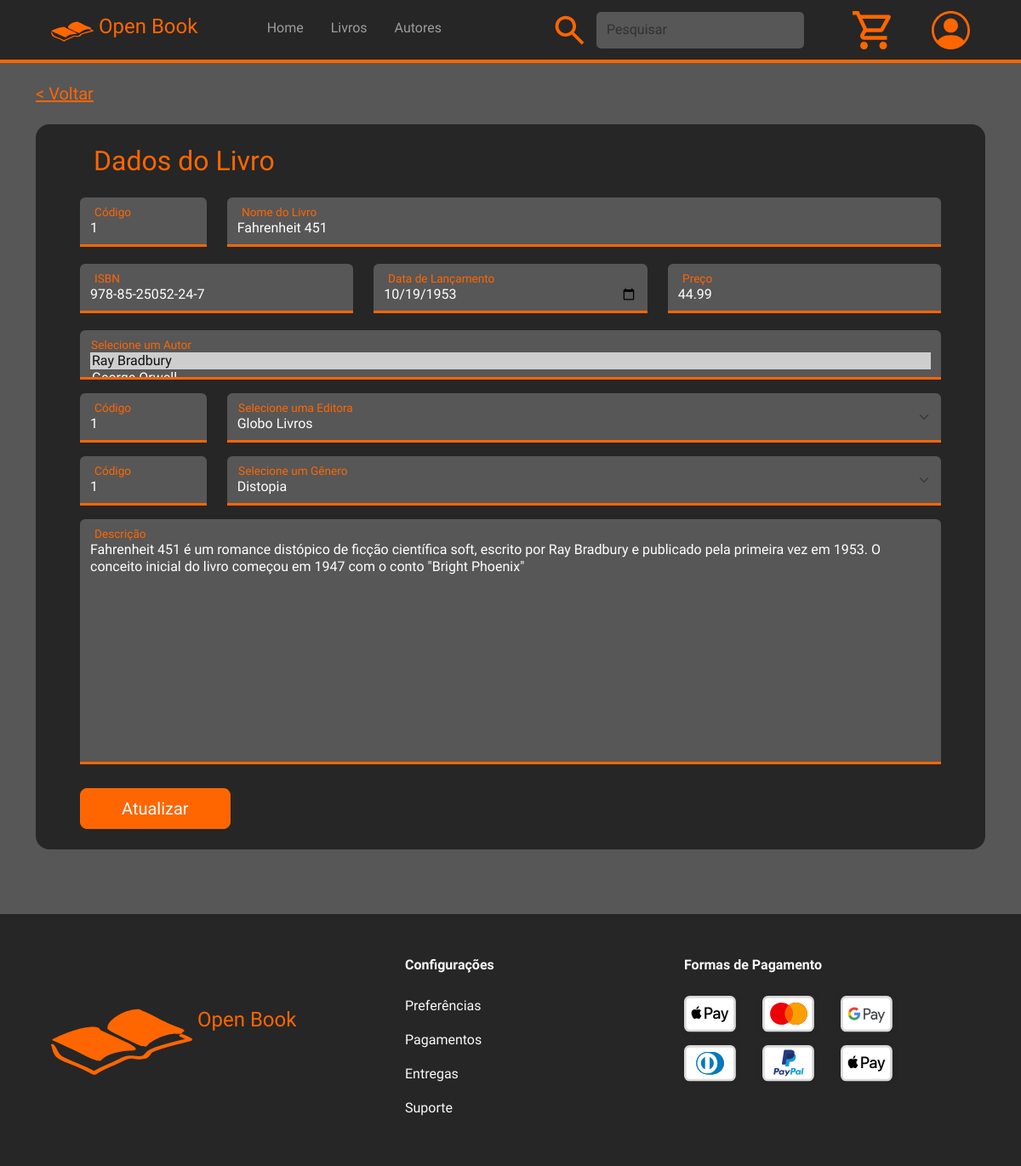
The app's page /views/formLivroUpdDlt.php?acao=upd&codLivro=1 with its own data.
### tables this page shows
CREATE TABLE `livro` (
  `cod_livro` int(11) NOT NULL,
  `nome_livro` varchar(70) NOT NULL,
  `isbn_livro` varchar(18) NOT NULL,
  `data_lancamento` date NOT NULL,
  `preco_livro` float NOT NULL,
  `descricao_livro` varchar(2000) DEFAULT NULL,
  `cod_genero` int(11) DEFAULT NULL,
  `cod_editora` int(11) DEFAULT NULL
);

CREATE TABLE `editora` (
  `cod_editora` int(11) NOT NULL,
  `nome_editora` varchar(50) NOT NULL,
  `endereco_editora` varchar(100) NOT NULL
);

CREATE TABLE `genero` (
  `cod_genero` int(11) NOT NULL,
  `nome_genero` varchar(30) NOT NULL,
  `descricao_genero` varchar(100) NOT NULL
);

### connection/conexao.php (called while the page is built, shortened)
<?php
    class Conexao {
        private $host = "localhost";
        private $usuario = "root";
        private $senha = "";
        private $banco = "db_livraria";
        private $conexao;
        public function __construct() {
            $this->conexao = new mysqli($this->host, $this->usuario, $this->senha, $this->banco);
        }
        public function getConexao() {
            return $this->conexao;
        }
    }
?>

### controllers/livroController.php (called while the page is built, shortened)
<?php
    require_once $_SERVER['DOCUMENT_ROOT'] . '/Projeto_Livraria_Web/src/models/livro.php';
    class LivroController {
        private $livro;
        public function __construct()
        {
            $this->livro = new Livro();
        }
        public function buscarPorId($codLivro){
            return $this->livro->buscarPorId($codLivro);
        }
        public function buscarNomeAutor(){
            return $this->livro->buscarNomeAutor();
        }
        public function buscarNomeGenero(){
            return $this->livro->buscarNomeGenero();
        }
        public function buscarNomeEditora(){
            return $this->livro->buscarNomeEditora();
        }
        public function buscarAutoresPorLivro($codLivro) {
            return $this->livro->buscarAutoresPorLivro($codLivro);
        }
    }

### models/livro.php (called while the page is built, shortened)
<?php
require_once $_SERVER['DOCUMENT_ROOT'] . '/Projeto_Livraria_Web/src/connection/conexao.php';
class Livro
{
    private $conexao;
    public function __construct()
    {
        $this->conexao = new Conexao();
    }
    public function buscarPorId($codLivro)
    {
        $sql = "SELECT * FROM livro WHERE cod_livro = ?";
        $stmt = $this->conexao->getConexao()->prepare($sql);
        $stmt->bind_param('i', $codLivro);
        $stmt->execute();
        $result = $stmt->get_result();
        return $result->fetch_assoc();
    }
    public function buscarNomeAutor()
    {
        $sql = "SELECT cod_autor, nome_autor FROM autor";
        $stmt = $this->conexao->getConexao()->prepare($sql);
        $stmt->execute();
        $result = $stmt->get_result();
        $autores = [];
        while ($autor = $result->fetch_assoc()) {
            $autores[] = $autor;
        }
        return $autores;
    }
    public function buscarNomeEditora()
    {
        $sql = "SELECT cod_editora, nome_editora FROM editora";
        $stmt = $this->conexao->getConexao()->prepare($sql);
        $stmt->execute();
        $result = $stmt->get_result();
        $editoras = [];
        while ($editora = $result->fetch_assoc()) {
            $editoras[] = $editora;
        }
        return $editoras;
    }
    public function buscarNomeGenero()
    {
        $sql = "SELECT cod_genero, nome_genero FROM genero";
        $stmt = $this->conexao->getConexao()->prepare($sql);
        $stmt->execute();
        $result = $stmt->get_result();
        $generos = [];
        while ($genero = $result->fetch_assoc()) {
            $generos[] = $genero;
        }
        return $generos;
    }
    public function buscarAutoresPorLivro($codLivro)
    {
        $sql = "SELECT cod_autor FROM autorlivro WHERE cod_livro = ?";
        $stmt = $this->conexao->getConexao()->prepare($sql);
        $stmt->bind_param('i', $codLivro);
        $stmt->execute();
        $result = $stmt->get_result();
        $autores = [];
        while ($row = $result->fetch_assoc()) {
            $autores[] = $row['cod_autor'];
        }
        return $autores;
    }
}

### views/formLivroUpdDlt.php (the view, shortened to what this page needs)
<?php
    require_once $_SERVER['DOCUMENT_ROOT'] . '/Projeto_Livraria_Web/src/controllers/livroController.php';
    switch ($_GET['acao']) {
        case "upd":
            $act = "atualizarLivro";
            break;
    }
?>
<!DOCTYPE html>
<html lang="en">
<head>
    <link rel="stylesheet" href="../assets/scss/main.css">
    <link rel="stylesheet" href="../assets/scss/mensagemErro.css">
</head>
<body class="background-dark-light">
    <?php require_once '../components/header.php'; ?>
    <div class="container w-100 mx-auto mt-4">
        <h5><a href="javascript:history.back()" class="link-warning">
                < Voltar</a>
        </h5>
        <div class="border-warning bg-dark text-white mx-auto p-4 rounded-4 order-1 order-lg-2 mt-4">
            <?php
            $livroController = new LivroController();
            $livro = $livroController->buscarPorId($_GET['codLivro']);
            ?>
            <form id="livroForm" method="POST" action="../controllers/livroController.php?acao=<?php echo $act; ?>" class="row row-cols-1 row-cols-md-2 text-start mx-md-3">
                <h2 class="text-warning ms-md-3 mb-4 w-100">Dados do Livro</h2>
                <div class="col-md-2 form-floating col mb-3">
                    <input type="number" class="form-control text-white background-dark-light border-bottom border-top-0 border-start-0 border-end-0 border-3 rounded-bottom-0 border-warning me-2" id="codigo" name="codigo" placeholder="Código do Livro" value="<?php echo $livro['cod_livro']; ?>" readonly>
                    <label for="codlivro" class="text-warning ms-3">Código</label>
                </div>
                <div class="col-md-10 form-floating col mb-3">
                    <input type="text" class="form-control text-white background-dark-light border-bottom border-top-0 border-start-0 border-end-0 border-3 rounded-bottom-0 border-warning me-2" id="nome" name="nome" placeholder="Nome do Livro" value="<?php echo $livro['nome_livro']; ?>" required>
                    <label for="nome" class="text-warning ms-3">Nome do Livro</label>
                </div>
                <div class="col-md-4 form-floating col mb-3">
                    <input type="text" class="form-control text-white background-dark-light border-bottom border-top-0 border-start-0 border-end-0 border-3 rounded-bottom-0 border-warning me-2" id="isbn" name="isbn" placeholder="ISBN" value="<?php echo $livro['isbn_livro']; ?>" required>
                    <label for="isbn" class="text-warning ms-3">ISBN</label>
                </div>
                <div class=" col-md-4 form-floating col mb-3">
                    <input type="date" class="form-control text-white background-dark-light border-bottom border-top-0 border-start-0 border-end-0 border-3 rounded-bottom-0 border-warning me-2" id="data" name="data" placeholder="Data de Lançamento" value="<?php echo $livro['data_lancamento']; ?>" required>
                    <label for="data" class="text-warning ms-3">Data de Lançamento</label>
                </div>
                <div class="col-md-4 form-floating col mb-3">
                    <input type="text" class="form-control text-white background-dark-light border-bottom border-top-0 border-start-0 border-end-0 border-3 rounded-bottom-0 border-warning me-2" id="preco" name="preco" placeholder="Preço" value="<?php echo $livro['preco_livro']; ?>" required>
                    <label for="preco" class="text-warning ms-3">Preço</label>
                </div>
                <div class="col-md-12 col mb-3">
                    <div class="form-floating">
                        <select class="form-select text-white background-dark-light border-bottom border-top-0 border-start-0 border-end-0 border-3 rounded-bottom-0 border-warning me-2" id="floatingSelectAutor" name="autor[]" multiple>
                        <?php
                        $livroController = new LivroController();
                        $autoresDisponiveis = $livroController->buscarNomeAutor();
                        $autoresSelecionados = $livroController->buscarAutoresPorLivro($livro['cod_livro']);
                        foreach ($autoresDisponiveis as $autor): ?>
                            <option value="<?= $autor['cod_autor'] ?>"
                                <?= in_array($autor['cod_autor'], $autoresSelecionados) ? 'selected' : '' ?>>
                                <?= $autor['nome_autor'] ?>
                            </option>
                        <?php endforeach; ?>
                        </select>
                        <label for="floatingSelectAutor" class="text-warning">Selecione um Autor</label>
                    </div>
                </div>
                <div class="col-md-2 form-floating col mb-3">
                    <input type="number" class="form-control text-white background-dark-light border-bottom border-top-0 border-start-0 border-end-0 border-3 rounded-bottom-0 border-warning me-2" id="codeditora" name="codeditora" placeholder="Código da Editora" value="<?php echo $livro['cod_editora']; ?>" readonly>
                    <label for="codeditora" class="text-warning ms-3">Código</label>
                </div>
                <div class="col-md-10 col mb-3">
                    <div class="form-floating">
                        <select class="form-select text-white background-dark-light border-bottom border-top-0 border-start-0 border-end-0 border-3 rounded-bottom-0 border-warning me-2" id="floatingSelectEditora" name="editora">
                        <?php
                        $livroController = new LivroController();
                        $editoras = $livroController->buscarNomeEditora();
                        foreach ($editoras as $editora): ?>
                            <option value="<?php echo $editora['cod_editora'] ?>" <?php echo $livro['cod_editora'] == $editora['cod_editora'] ? 'selected' : '' ?>>
                                <?php echo $editora['nome_editora'] ?>
                            </option>
                        <?php endforeach; ?>
                        </select>
                        <label for="floatingSelectEditora" class="text-warning">Selecione uma Editora</label>
                    </div>
                </div>
                <div class="col-md-2 form-floating col mb-3">
                    <input type="number" class="form-control text-white background-dark-light border-bottom border-top-0 border-start-0 border-end-0 border-3 rounded-bottom-0 border-warning me-2" id="codgenero" name="codgenero" placeholder="Código do Gênero" value="<?php echo $livro['cod_genero']; ?>" readonly>
                    <label for="codgenero" class="text-warning ms-3">Código</label>
                </div>
                <div class="col-md-10 col mb-3">
                    <div class="form-floating">
                        <select class="form-select text-white background-dark-light border-bottom border-top-0 border-start-0 border-end-0 border-3 rounded-bottom-0 border-warning me-2" id="floatingSelectGenero" name="genero">
                            <?php
                            $livroController = new LivroController();
                            $generos = $livroController->buscarNomeGenero();
                            foreach ($generos as $genero): ?>
                                <option value="<?php echo $genero['cod_genero'] ?>" <?php echo $livro['cod_genero'] == $genero['cod_genero'] ? 'selected' : '' ?>>
                                    <?php echo $genero['nome_genero'] ?>
                                </option>
                            <?php endforeach; ?>
                        </select>
                        <label for="floatingSelectGenero" class="text-warning">Selecione um Gênero</label>
                    </div>
                </div>
                <div class="col-md-12 form-floating col mb-4">
                    <textarea class="form-control text-white background-dark-light border-bottom border-top-0 border-start-0 border-end-0 border-3 rounded-bottom-0 border-warning me-2" id="descricao" name="descricao" placeholder="Descrição" rows="12" style="height: 18em; resize: none;" required><?php echo $livro['descricao_livro']; ?></textarea>
                    <label for="descricao" class="text-warning ms-3">Descrição</label>
                </div>
                <div class="w-100 text-center text-md-start">
                <button type="submit" class="btn btn-warning btn-lg text-white text-center px-5"
                        <?php
                        if ($_GET['acao'] == "crt" || $_GET['acao'] == "dlt") {
                            echo "hidden";
                        }
                        ?>>Atualizar</button>
                </div>
            </form>
        </div>
    </div>
    <div class="w-100 mt-1 pt-4">
        <?php require_once '../components/footer.php'; ?>
    </div>
</body>
</html>

### records on screen
livro: codigo "1", nome "Fahrenheit 451", isbn "978-85-25052-24-7", data "10/19/1953", preco "44.99", codeditora "1", editora "Globo Livros", codgenero "1", genero "Distopia", descricao "Fahrenheit 451 é um romance distópico de ficção científica soft, escrito por Ray Bradbury e publicado pela primeira vez em 1953. O conceito inicial do livro começou em 1947 com o conto \"Bright Phoenix\""

### other values on screen
form field value "Ray Bradbury ☑"
